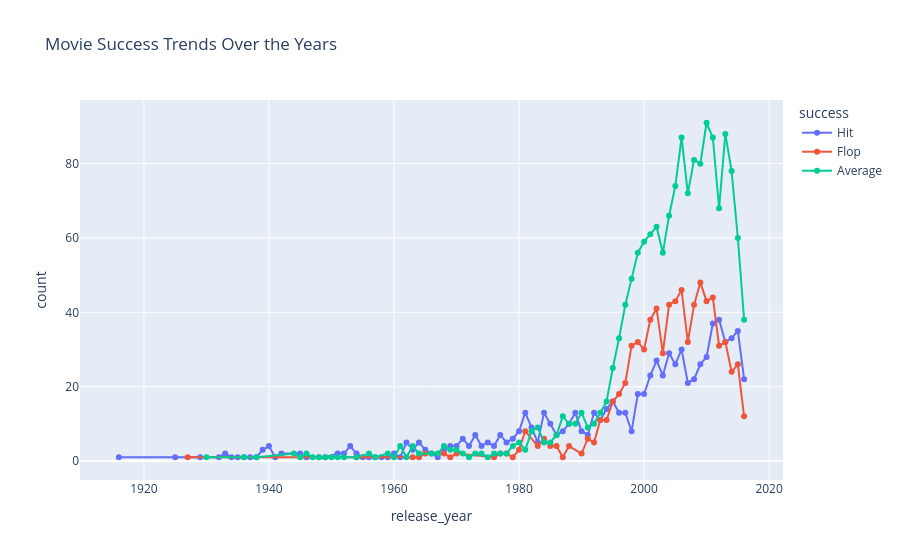

Here is the notebook cell this chart was saved with:
### Code cell
year_success = (
    movie_df.groupby(
        ['release_year', 'success']
    )
    .size()
    .reset_index(name='count')
)

fig = px.line(
    year_success,
    x='release_year',
    y='count',
    color='success',
    markers=True,
    title='Movie Success Trends Over the Years'
)

fig.show()

### Figure 1 — Plotly figure (JSON) as saved in the notebook; plotly's stock layout.template omitted (floating-point values rounded to 4 significant figures)
{"data": [{"hovertemplate": "success=Hit<br>release_year=%{x}<br>count=%{y}<extra></extra>", "legendgroup": "Hit", "line": {"color": "#636efa", "dash": "solid"}, "marker": {"symbol": "circle"}, "mode": "lines+markers", "name": "Hit", "orientation": "v", "showlegend": true, "type": "scatter", "x": [1916, 1925, 1929, 1932, 1933, 1934, 1935, 1936, 1937, 1938, 1939, 1940, 1941, 1942, 1945, 1946, 1949, 1951, 1952, 1953, 1954, 1955, 1956, 1957, 1958, 1959, 1960, 1961, 1962, 1963, 1964, 1965, 1966, 1967, 1968, 1969, 1970, 1971, 1972, 1973, 1974, 1975, 1976, 1977, 1978, 1979, 1980, 1981, 1982, 1983, 1984, 1985, 1986, 1987, 1988, 1989, 1990, 1991, 1992, 1993, 1994, 1995, 1996, 1997, 1998, 1999, 2000, 2001, 2002, 2003, 2004, 2005, 2006, 2007, 2008, 2009, 2010, 2011, 2012, 2013, 2014, 2015, 2016], "xaxis": "x", "y": [1, 1, 1, 1, 2, 1, 1, 1, 1, 1, 3, 4, 1, 2, 2, 1, 1, 2, 2, 4, 2, 1, 1, 1, 1, 1, 2, 1, 5, 3, 5, 3, 2, 1, 3, 4, 4, 6, 4, 7, 4, 5, 4, 7, 5, 6, 8, 13, 9, 5, 13, 10, 7, 8, 10, 13, 8, 7, 13, 11, 14, 16, 13, 13, 8, 18, 18, 23, 27, 23, 29, 26, 30, 21, 22, 26, 28, 37, 38, 32, 33, 35, 22], "yaxis": "y"}, {"hovertemplate": "success=Flop<br>release_year=%{x}<br>count=%{y}<extra></extra>", "legendgroup": "Flop", "line": {"color": "#EF553B", "dash": "solid"}, "marker": {"symbol": "circle"}, "mode": "lines+markers", "name": "Flop", "orientation": "v", "showlegend": true, "type": "scatter", "x": [1927, 1948, 1954, 1963, 1964, 1965, 1968, 1969, 1970, 1976, 1977, 1978, 1979, 1980, 1981, 1983, 1984, 1985, 1986, 1987, 1988, 1990, 1991, 1992, 1993, 1994, 1995, 1996, 1997, 1998, 1999, 2000, 2001, 2002, 2003, 2004, 2005, 2006, 2007, 2008, 2009, 2010, 2011, 2012, 2013, 2014, 2015, 2016], "xaxis": "x", "y": [1, 1, 1, 1, 1, 2, 2, 1, 2, 1, 2, 2, 1, 3, 8, 4, 6, 4, 4, 1, 4, 2, 6, 5, 11, 11, 16, 18, 21, 31, 32, 30, 38, 41, 29, 42, 43, 46, 32, 42, 48, 43, 44, 31, 32, 24, 26, 12], "yaxis": "y"}, {"hovertemplate": "success=Average<br>release_year=%{x}<br>count=%{y}<extra></extra>", "legendgroup": "Average", "line": {"color": "#00cc96", "dash": "solid"}, "marker": {"symbol": "circle"}, "mode": "lines+markers", "name": "Average", "orientation": "v", "showlegend": true, "type": "scatter", "x": [1930, 1936, 1938, 1944, 1945, 1946, 1947, 1948, 1949, 1950, 1951, 1952, 1954, 1956, 1957, 1959, 1960, 1961, 1962, 1963, 1964, 1966, 1967, 1968, 1969, 1970, 1971, 1972, 1973, 1974, 1975, 1976, 1977, 1978, 1979, 1980, 1981, 1982, 1983, 1984, 1985, 1986, 1987, 1988, 1989, 1990, 1991, 1992, 1993, 1994, 1995, 1996, 1997, 1998, 1999, 2000, 2001, 2002, 2003, 2004, 2005, 2006, 2007, 2008, 2009, 2010, 2011, 2012, 2013, 2014, 2015, 2016], "xaxis": "x", "y": [1, 1, 1, 2, 1, 2, 1, 1, 1, 1, 1, 1, 1, 2, 1, 2, 1, 4, 1, 4, 2, 2, 2, 4, 3, 3, 2, 1, 2, 2, 1, 2, 2, 2, 4, 5, 3, 8, 9, 5, 5, 7, 12, 10, 10, 13, 9, 10, 13, 16, 25, 33, 42, 49, 56, 59, 61, 63, 56, 66, 74, 87, 72, 81, 80, 91, 87, 68, 88, 78, 60, 38], "yaxis": "y"}], "layout": {"legend": {"title": {"text": "success"}, "tracegroupgap": 0}, "title": {"text": "Movie Success Trends Over the Years"}, "xaxis": {"anchor": "y", "domain": [0, 1], "title": {"text": "release_year"}}, "yaxis": {"anchor": "x", "domain": [0, 1], "title": {"text": "count"}}}}
